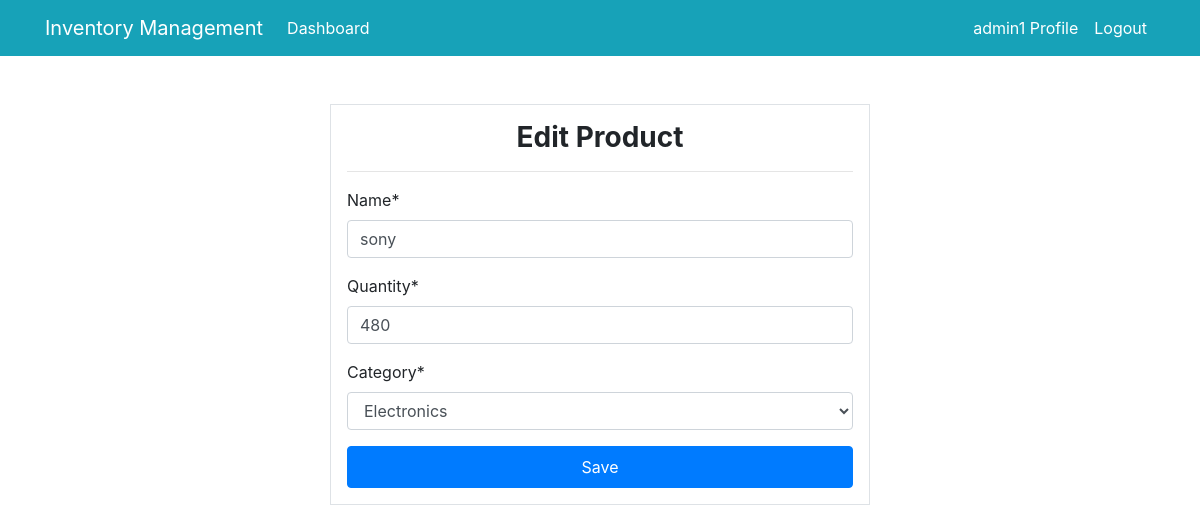
The page /product/update/5/ (signed in) on the database its author committed.
### dashboard/models.py (models this page shows, shortened)
class Product(models.Model):
    name = models.CharField( max_length=100, null=True)
    category= models.CharField(max_length=20, choices=CATEGORY, null=True)
    quantity = models.PositiveIntegerField(null=True)
    class Meta:
        verbose_name_plural = "Product"

### dashboard/views.py (the view, shortened to what this page needs)
# urls.py: path('product/update/<int:pk>/', views.editProduct, name='edit-product'),
@login_required
def editProduct(request, pk):
    item = Product.objects.get(id=pk)
    form = ProductForm(instance=item)
    context={'formedit':form}
    return render(request, 'dashboard/edit-product.html', context)

### dashboard/forms.py
class ProductForm(forms.ModelForm):
    class Meta:
        model = Product
        fields=['name', 'quantity', 'category']
        widgets= {
            'name': forms.TextInput(attrs={'class': 'form-control'}),
            'quantity': forms.NumberInput(attrs={'class': 'form-control'}),
            'category': forms.Select(attrs={'class': 'form-control'}),
        }

### templates/dashboard/edit-product.html (shortened to what this page needs)
{% extends "partials/base.html" %}
{% load crispy_forms_tags %}
{% block content %}
<div class= 'container'>
    <div class= 'row mt-5'>
        <div class= 'col-md-6 offset-md-3'>
            <div class='border bg-white p-3'>
                <h3 style="font-weight: bold;text-align: center;">Edit Product</h3>
                <hr>
                <form method="POST">
                    {{ formedit | crispy }}
                    <button type="submit" class="btn btn-primary w-100 btn-block p-2">Save</button>
                </form>
    </div>
</div>
</div>
</div>
{% endblock %}

### templates/partials/nav.html (shortened to what this page needs)
<nav class="navbar navbar-expand-lg navbar-info bg-info">
    {% if user.is_authenticated %}
    <div class="container">
        <a class="navbar-brand text-white" href="{% url "dashboard-index" %}">Inventory Management</a>
        <div class="collapse navbar-collapse" id="navbarSupportedContent">
            <ul class="navbar-nav mr-auto">
                <li class="nav-item active">
                    {% if user.is_authenticated %}
                    <a class="nav-link text-white" href="{% url "dashboard-index" %}">Dashboard </a>
                    {% else %}
                    <a class="nav-link text-white" href="{% url "home" %}">Dashboard <span
                        class="sr-only">(current)</span></a>
                    {% endif %}
                </li>
            </ul>
            <ul class="navbar-nav ml-auto">
                <li class="nav-item active">
                    <a class="nav-link text-white" href="{% url "user-profile" user.id%}">{{user.username}} Profile </a>
                </li>
                <li class="nav-item">
                    <a class="nav-link text-white" href="{% url "user-logout" %}">Logout</a>
                </li>
            </ul>
        </div>
    </div>
{% endif %}
</nav>

### rows shown on the page
Product: name "sony", quantity "480", category "Electronics"

### other values the page prints
{{ user.username }} "admin1"
